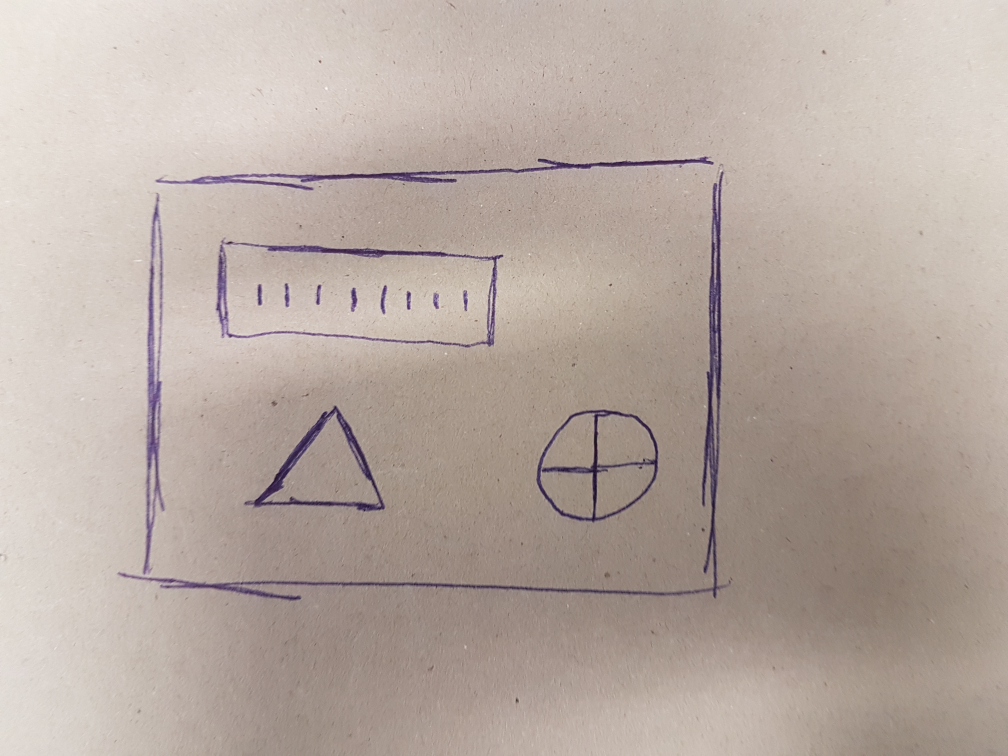
#> input picture images/fakePCB1.jpg, 4032 x 3024 px, found by its file name (shown at 1/4 size)
$ python scaleImage.py
#> lines starting #> are read from the running program, lines starting #| are printed output that depends on the picture
# Task: Using the getMatches function, scale the second image to match the first one

import numpy as np
import cv2
import easygui
import math

imagesPath = 'images/'
outputPath = 'output/'
fileExtension = '.jpg'

pcb1 = cv2.imread(imagesPath + 'fakePCB1.jpg')
#> pcb1 is the input picture: shape (3024, 4032, 3); mean B, G, R 162.3, 170.2, 183.7
pcb2 = cv2.imread(imagesPath + 'fakePCB2.jpg')
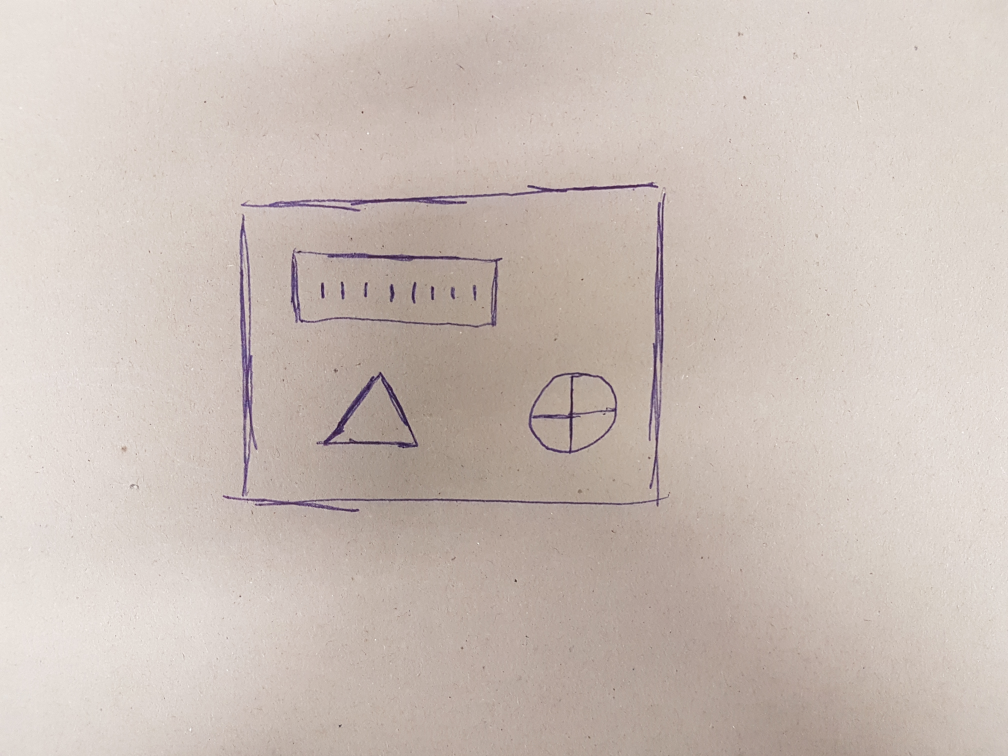
#> input picture images/fakePCB2.jpg, 4032 x 3024 px, found by its file name (shown at 1/4 size)
#> pcb2 is the input picture: shape (3024, 4032, 3); mean B, G, R 184, 191.3, 203.8

# Calculate Euclidean Distance between 2 points
def getDistance(x1, y1, x2, y2):
    return ((x1 - x2)**2 + (y1 - y2)**2)**(1/2.0)

# Returns a sorted list with the matched pixels
# THe list has the following format:
# matches
#   -> pt1 (coordinates from the first image)
#       -> x
#       -> y
#   -> pt2 (coordinates from the second image)
#       -> x
#       -> y
def getMatches(img1, img2):
    akaze = cv2.AKAZE_create()
    kp1, desc1 = akaze.detectAndCompute(img1, None)
    kp2, desc2 = akaze.detectAndCompute(img2, None)

    bf = cv2.BFMatcher(normType = cv2.NORM_HAMMING, crossCheck = True)
    matches = bf.match(desc1, desc2)
    matches = sorted(matches, key = lambda match:match.distance)

    matchedCoordinates = []
    for match in matches:
        keyPoint1 = kp1[match.queryIdx]
        keyPoint2 = kp2[match.trainIdx]

        currentMatch = {
            'pt1': {
                'x': keyPoint1.pt[0],
                'y': keyPoint1.pt[1],
                'angle': keyPoint1.angle
            },
            'pt2': {
                'x': keyPoint2.pt[0],
                'y': keyPoint2.pt[1],
                'angle': keyPoint2.angle
            }
        }

        matchedCoordinates.append(currentMatch)

    return matchedCoordinates

# matches = getMatches(pcb1, pcb2)

def getScalingLevel(matches):
    # get (X,Y) for each point in top 2 matches
    point1AX = matches[0]['pt1']['x']
    point1AY = matches[0]['pt1']['y']
    point2AX = matches[0]['pt2']['x']
    point2AY = matches[0]['pt2']['y']

    point1BX = matches[1]['pt1']['x']
    point1BY = matches[1]['pt1']['y']
    point2BX = matches[1]['pt2']['x']
    point2BY = matches[1]['pt2']['y']

    # get distance between the top two matches
    dist1 = getDistance(point1AX, point1AY, point1BX, point1BY)
    dist2 = getDistance(point2AX, point2AY, point2BX, point2BY)

    # return smaller distance divided by larger distance
    if(dist1 < dist2):
        return ((dist1 / dist2), 0)
    else:
        return ((dist2 / dist1), 1)


def scaleImage(img1, img2):
    matches = getMatches(img1, img2)
#> in getMatches, `kp1, desc1 = akaze.detectAndCompute(img1, None)`: kp1 = 5020 keypoints; strongest (x, y, size): (1635, 1178, 16.1), (1276, 1147, 11.4), (1635, 1176, 11.4), (1634, 1230, 11.4)
#> in getMatches, `kp2, desc2 = akaze.detectAndCompute(img2, None)`: kp2 = 4398 keypoints; strongest (x, y, size): (2062, 2323, 8.1), (1464, 1135, 8.1), (1359, 2904, 8.1), (1207, 1285, 8.1)
#> in getMatches, `matches = bf.match(desc1, desc2)`: matches = 2381 matches
#> the loop in getMatches, `for match in matches:` made 2381 passes
#> (keyPoint1, keyPoint2) on passes 1 to 3: (keypoint at (2721.7, 665.7), size 8.1, keypoint at (2533.9, 758.9), size 5.7), (keypoint at (1062.7, 2001.5), size 11.4, keypoint at (1325.5, 1764.5), size 8.1), (keypoint at (1754.6, 707), size 8.1, keypoint at (1813.4, 799), size 5.7)
#> after the loop in getMatches, `for match in matches:`: matchedCoordinates = 2381 items
    scalingLevel, i = getScalingLevel(matches)

    # find image to scale
    if(i == 0):
        img = img2
    else:
        img = img1

    # get height and witdh of image
    h, w = np.shape(img)[:2]
    print(w, h)

    w = float(w)
    h = float(h)

    # resize to scalingLevel
    S = cv2.resize(img,(int(w*scalingLevel), int(h*scalingLevel)))

    if(i == 0):
        return (img1, S)
    else:
        return (S, img2)

pcb1, pcb2 = scaleImage(pcb1, pcb2);
#> in getScalingLevel, `point1AX = matches[0]['pt1']['x']`: point1AX = 2721.7
#> in getScalingLevel, `point1AY = matches[0]['pt1']['y']`: point1AY = 665.7
#> in getScalingLevel, `point2AX = matches[0]['pt2']['x']`: point2AX = 2533.9
#> in getScalingLevel, `point2AY = matches[0]['pt2']['y']`: point2AY = 758.9
#> in getScalingLevel, `point1BX = matches[1]['pt1']['x']`: point1BX = 1062.7
#> in getScalingLevel, `point1BY = matches[1]['pt1']['y']`: point1BY = 2001.5
#> in getScalingLevel, `point2BX = matches[1]['pt2']['x']`: point2BX = 1325.5
#> in getScalingLevel, `point2BY = matches[1]['pt2']['y']`: point2BY = 1764.5
#> in getScalingLevel, `dist1 = getDistance(point1AX, point1AY, point1BX, point1BY)`: dist1 = 2130
#> in getScalingLevel, `dist2 = getDistance(point2AX, point2AY, point2BX, point2BY)`: dist2 = 1572.1
#> in scaleImage, `scalingLevel, i = getScalingLevel(matches)`: scalingLevel = 0.738; i = 1
#| 4032 3024

h, w = np.shape(pcb1)[:2]
#> h = 2231; w = 2975
h1, w1 = np.shape(pcb2)[:2]
#> h1 = 3024; w1 = 4032
# # h2, w2 = np.shape(pcb2)[:2]
# # #cv2.imwrite(outputPath + 'scaledImage' + fileExtension, R)

# # print(w, h)


pcb1 = cv2.resize(pcb1, (int(w*0.25), int(h*0.25)))
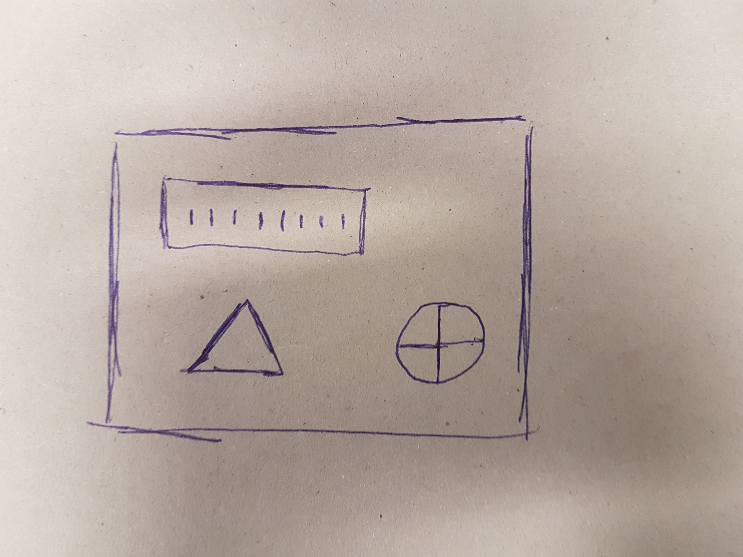
#> pcb1: shape (557, 743, 3); mean B, G, R 162.1, 170, 183.5
pcb2 = cv2.resize(pcb2, (int(w1*0.25), int(h1*0.25)))
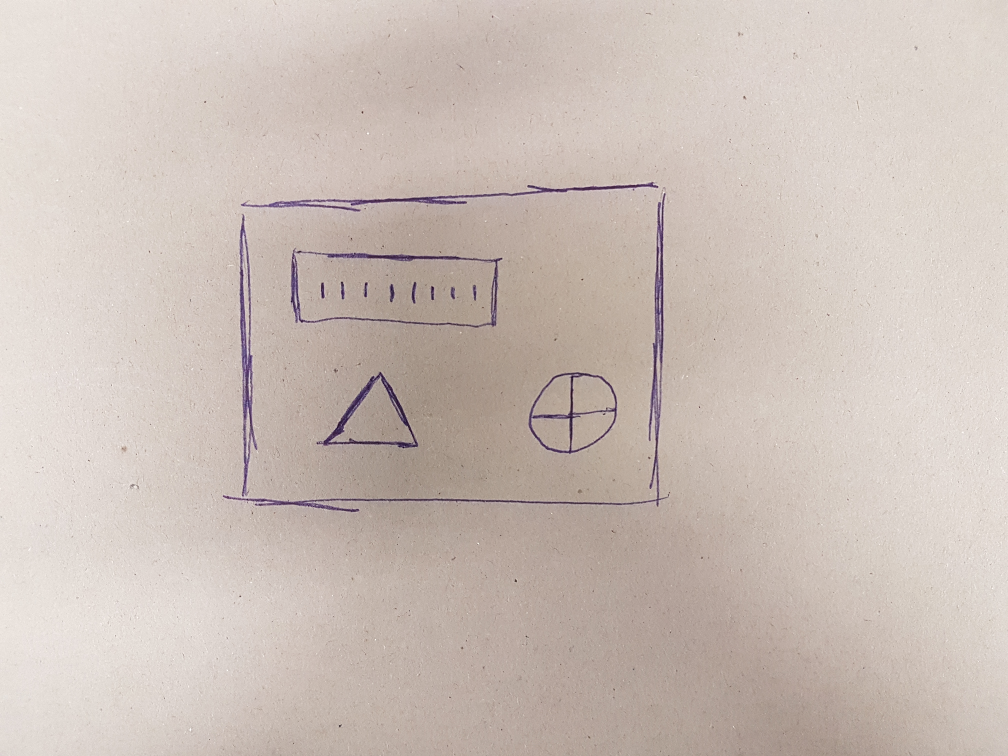
#> pcb2: shape (756, 1008, 3); mean B, G, R 184.1, 191.4, 203.9
cv2.imwrite(outputPath + 'scaledImagePCB1' + fileExtension, pcb1)
cv2.imwrite(outputPath + 'scaledImagePCB2' + fileExtension, pcb2)
# # pcb2 = cv2.resize(pcb2,(int(w2*0.25), int(h2*0.25)))
# cv2.imshow('pcb1', pcb1)
# cv2.imshow('pcb2', pcb2)
# cv2.imshow('pcb2', pcb2)
cv2.waitKey(0)
